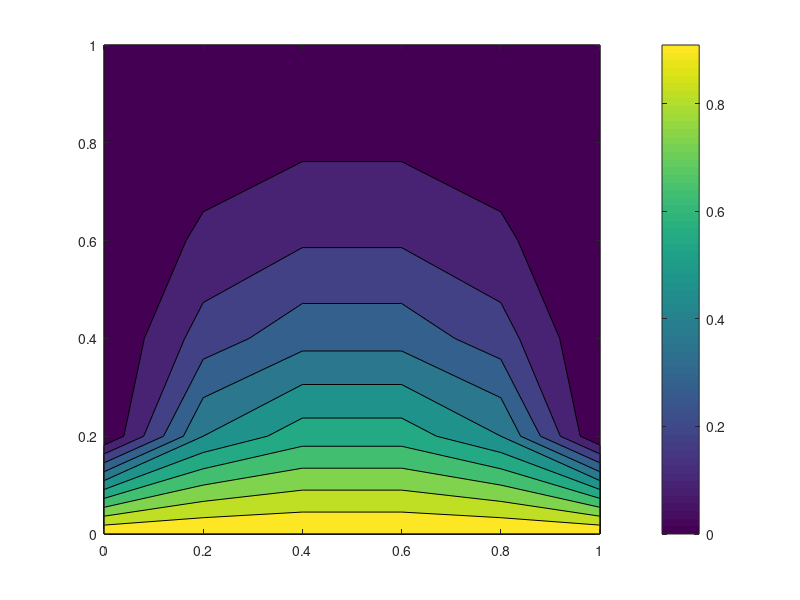

This figure's MATLAB source:
% solution of the 2-D unsteady diffusion Equation
% Boundary conditions : T = 1 at the upper boundary and T = 0 at other 3
% boundaries
% Initial  condition  : T = 0 initially everywhere

clear ;
close all;
clc;

%% initialization

dom_size = 1;
n_points = 6;
h = dom_size/(n_points - 1) ;
dt = 0.01 ;
alpha = dt/(h*h) ;


T = zeros(n_points, n_points) ;
T(1, :) = 1;

T_new = zeros(n_points, n_points) ;
T_new(1, :) = 1;

T_transient = 0;

error_mag = 1;
error_req = 10e-6;
iterations = 0;
error_track = 0;


%% Iterations


while error_mag > error_req
    for i=2:(n_points - 1)
        for j=2:(n_points - 1)
            a = T(i, j) + alpha*(T(i+1, j) + T(i-1, j) + T(i, j+1) + T(i, j-1) - 4*T(i, j));
          
            T_new(i, j) = a ;
        end
    end


    iterations = iterations + 1;

    error_mag = 0;

    for i=2:(n_points - 1)
        for j=2:(n_points - 1)
            error_mag = error_mag + abs(T(i, j)-T_new(i, j));
        end
    end

    if(rem(iterations, 1000) == 0)
        iterations %#ok<*NOPTS> 
        error_mag
    end
    error_track(iterations) = error_mag;
    T = T_new ;
    T_transient(1:n_points, 1:n_points, iterations) = T_new ;
end

%% Plotting

x = 0:h:dom_size;
y = x;
[X, Y] = meshgrid(x, y) ;

for iter=1:iterations
    contourf(X, Y, T_transient(:, :, iter)) ;
    colorbar;
    disp(iter);
    pause(0.2) ;
end


